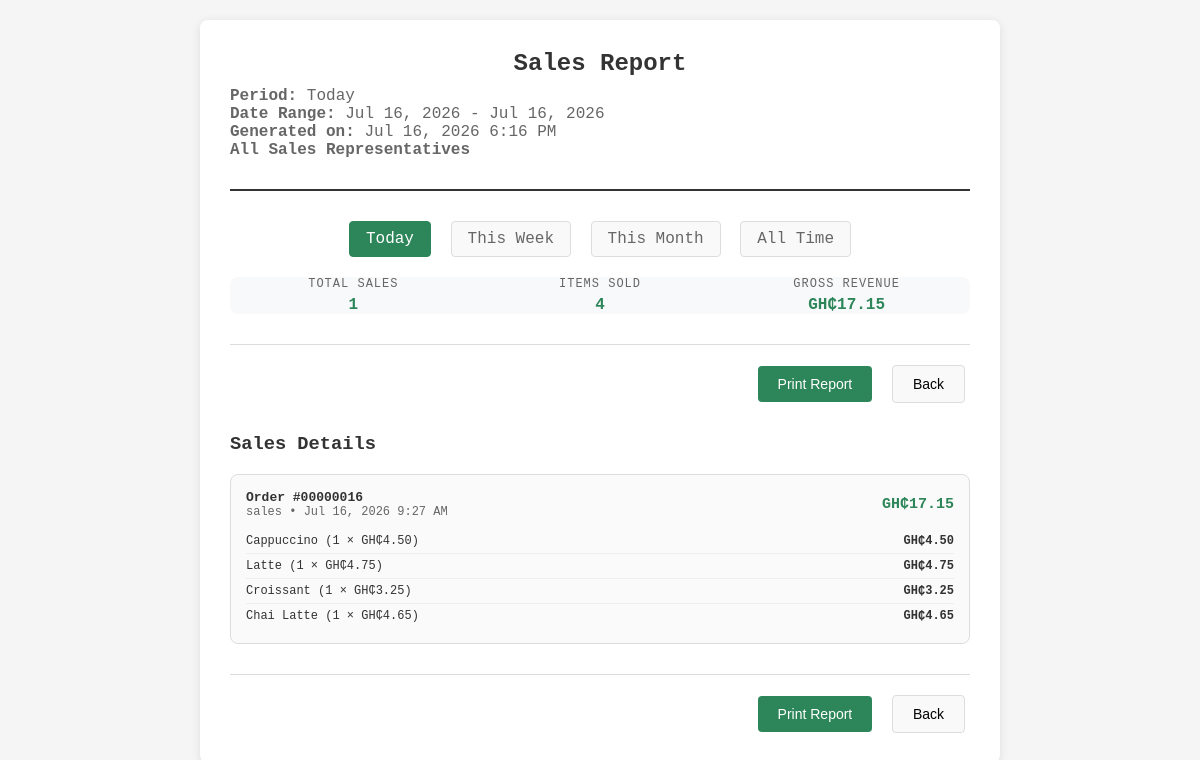
The page /sales_report.php (signed in) on the database its author committed.
### tables this page shows
CREATE TABLE order_items (
            id INTEGER PRIMARY KEY,
            order_id INTEGER NOT NULL,
            product_id INTEGER NOT NULL,
            name TEXT NOT NULL,
            price REAL NOT NULL,
            quantity INTEGER NOT NULL,
            subtotal REAL NOT NULL,
            FOREIGN KEY(order_id) REFERENCES orders(id)
        );

### inc/functions.php (called while the page is built, shortened)
<?php
function current_user() {
    return $_SESSION['user'] ?? null;
}

### sales_report.php (the view, shortened to what this page needs)
<?php
require_once __DIR__ . '/inc/functions.php';
$user = current_user();
$period = $_GET['period'] ?? 'day';
$periods = ['day' => 'Today', 'week' => 'This Week', 'month' => 'This Month', 'all' => 'All Time'];
$now = new DateTime();
$startDate = clone $now;
$endDate = clone $now;
switch ($period) {
    case 'day':
        $startDate->setTime(0, 0, 0);
        $endDate->setTime(23, 59, 59);
        break;
}
$db = get_database();
if ($period === 'all') {
    $query = 'SELECT oi.id, oi.order_id, oi.product_id, oi.name, oi.price, oi.quantity, oi.subtotal,
                     o.username, o.total, o.created_at, o.status,
                     r.return_status, r.receipt_content
              FROM order_items oi
              JOIN orders o ON o.id = oi.order_id
              LEFT JOIN receipts r ON r.order_id = o.id';
} else {
    $query = 'SELECT oi.id, oi.order_id, oi.product_id, oi.name, oi.price, oi.quantity, oi.subtotal,
                     o.username, o.total, o.created_at, o.status,
                     r.return_status, r.receipt_content
              FROM order_items oi
              JOIN orders o ON o.id = oi.order_id
              LEFT JOIN receipts r ON r.order_id = o.id
              WHERE o.created_at >= :start_date AND o.created_at <= :end_date';
}
$query .= ' ORDER BY o.created_at DESC';
$stmt = $db->prepare($query);
if ($period !== 'all') {
    $stmt->bindValue(':start_date', $startDate->format('c'));
    $stmt->bindValue(':end_date', $endDate->format('c'));
}
$stmt->execute();
$salesData = $stmt->fetchAll(PDO::FETCH_ASSOC);
$groupedSales = [];
foreach ($salesData as $item) {
    $orderId = $item['order_id'];
    if (!isset($groupedSales[$orderId])) {
        $groupedSales[$orderId] = [
            'order_id' => $orderId,
            'username' => $item['username'],
            'total' => $item['total'],
            'created_at' => $item['created_at'],
            'status' => $item['status'],
            'return_status' => $item['return_status'],
            'receipt_content' => $item['receipt_content'],
            'items' => []
        ];
    }
    $groupedSales[$orderId]['items'][] = $item;
}
$totalSales = count($groupedSales);
$totalRevenue = 0;
$totalItems = 0;
foreach ($groupedSales as $order) {
    $totalRevenue += $order['total'];
    $totalItems += count($order['items']);
}
?>
<!DOCTYPE html>
<html lang="en">
<head>
</head>
<body>
  <div class="report-container">
    <div class="report-header">
      <h1 class="report-title">Sales Report</h1>
      <div class="report-meta">
        <b>Period:</b> <?php echo $periods[$period]; ?></br>
        <?php if ($period !== 'all'): ?>
        <b>Date Range:</b> <?php echo $startDate->format('M j, Y'); ?> - <?php echo $endDate->format('M j, Y'); ?><br>
        <?php else: ?>
        <b>Date Range:</b> All Time</br>
        <?php endif; ?>
        <b>Generated on: </b><?php echo date('M j, Y g:i A'); ?></br>
        <?php if ($user['role'] === 'admin'): ?>
          <b>All Sales Representatives</b>
        <?php else: ?>
          <b>Sales Rep:</b> <?php echo htmlspecialchars($user['username']); ?>
        <?php endif; ?>
      </div>
    </div>
    <div class="period-selector">
      <a href="?period=day" class="<?php echo $period === 'day' ? 'active' : ''; ?>">Today</a>
      <a href="?period=week" class="<?php echo $period === 'week' ? 'active' : ''; ?>">This Week</a>
      <a href="?period=month" class="<?php echo $period === 'month' ? 'active' : ''; ?>">This Month</a>
      <a href="?period=all" class="<?php echo $period === 'all' ? 'active' : ''; ?>">All Time</a>
    </div>
    <div class="stats-grid">
      <div class="stat-item">
        <div class="stat-label">Total Sales</div>
        <div class="stat-value"><?php echo $totalSales; ?></div>
      </div>
      <div class="stat-item">
        <div class="stat-label">Items Sold</div>
        <div class="stat-value"><?php echo $totalItems; ?></div>
      </div>
      <div class="stat-item">
        <div class="stat-label">Gross Revenue</div>
        <div class="stat-value">GH₵<?php echo number_format($totalRevenue, 2); ?></div>
      </div>
    </div>
    <div class="actions">
      <button class="print-btn" onclick="window.print()">Print Report</button>
      <button onclick="window.history.back()">Back</button>
    </div>
    <?php if (!empty($groupedSales)): ?>
      <div class="sales-list">
        <h3>Sales Details</h3>
        <?php foreach ($groupedSales as $order): ?>
          <div class="sale-item">
            <div class="sale-header">
              <div>
                <div class="sale-id">Order #<?php echo str_pad((string)$order['order_id'], 8, '0', STR_PAD_LEFT); ?></div>
                <div class="sale-meta">
                  <?php echo htmlspecialchars($order['username']); ?> •
                  <?php echo date('M j, Y g:i A', strtotime($order['created_at'])); ?>
                </div>
              </div>
              <div class="sale-total <?php echo $order['return_status'] === 'Returned' ? 'returned' : ''; ?>">
                GH₵<?php echo number_format($order['total'], 2); ?>
              </div>
            </div>
            <div class="sale-items">
              <?php foreach ($order['items'] as $item): ?>
                <div class="item-row">
                  <div class="item-name">
                    <?php echo htmlspecialchars($item['name']); ?> (<?php echo $item['quantity']; ?> × GH₵<?php echo number_format($item['price'], 2); ?>)
                  </div>
                  <div class="item-price">GH₵<?php echo number_format($item['subtotal'], 2); ?></div>
                </div>
              <?php endforeach; ?>
            </div>
          </div>
        <?php endforeach; ?>
      </div>
    <?php else: ?>
      <p style="text-align: center; color: #666; margin: 40px 0;">No sales found for this period.</p>
    <?php endif; ?>
    <div class="actions">
      <button class="print-btn" onclick="window.print()">Print Report</button>
      <button onclick="window.history.back()">Back</button>
    </div>
  </div>
</body>
</html>

### sales_report.php (style rules this page uses)
* { box-sizing: border-box; }
body { font-family: 'Courier New', monospace; margin: 0; padding: 20px; background: #f5f5f5; color: #333;center }
.report-container { max-width: 800px; margin: 0 auto; background: white; padding: 30px; border-radius: 8px; box-shadow: 0 2px 10px rgba(0,0,0,0.1); }
.report-header { text-align: center; border-bottom: 2px solid #333; padding-bottom: 20px; margin-bottom: 30px; }
.report-title { font-size: 24px; font-weight: bold; margin: 0; }
.report-meta { margin: 10px 0; color: #666; text-align:justify; }
.stats-grid { display: grid; grid-template-columns: repeat(auto-fit, minmax(150px, 1fr)); background: #f8f9fa; border-radius: 8px; }
.stat-item { text-align: center; }
.stat-label { font-size: 12px; color: #666; text-transform: uppercase; letter-spacing: 1px; }
.stat-value { font-size: 16px; font-weight: bold; color: #2d8659; margin-top: 5px; }
.sales-list { margin-top: 30px; }
.sale-item { border: 1px solid #ddd; border-radius: 8px; padding: 15px; margin-bottom: 15px; background: #fafafa; }
.sale-header { display: flex; justify-content: space-between; align-items: center; margin-bottom: 10px; }
.sale-id { font-weight: bold; font-size: 13px; }
.sale-meta { font-size: 12px; color: #666; }
.sale-total { font-size: 15px; font-weight: bold; color: #2d8659; }
.sale-items { margin-top: 10px; }
.item-row { display: flex; justify-content: space-between; padding: 5px 0; border-bottom: 1px solid #eee; }
.item-row:last-child { border-bottom: none; }
.item-name { font-weight: 500; font-size: 12px; }
.item-price { font-weight: bold; font-size: 12px; }
.actions { text-align: end; margin-top: 30px; padding-top: 20px; border-top: 1px solid #ddd; }
button { padding: 10px 20px; border: 1px solid #ddd; border-radius: 4px; background: #f9f9f9; cursor: pointer; font-size: 14px; margin: 0 5px; }
button.print-btn { background: #2d8659; color: white; border: none; }
.period-selector { text-align: center; margin-bottom: 20px; }
.period-selector a { display: inline-block; padding: 8px 16px; margin: 0 5px; text-decoration: none; color: #666; border: 1px solid #ddd; border-radius: 4px; background: #f9f9f9; }
.period-selector a.active { background: #2d8659; color: white; border-color: #2d8659; }

### rows shown on the page
order_items: name "Cappuccino", quantity "1", price "4.50", subtotal "4.50"
order_items: name "Latte", quantity "1", price "4.75", subtotal "4.75"
order_items: name "Croissant", quantity "1", price "3.25", subtotal "3.25"
order_items: name "Chai Latte", quantity "1", price "4.65", subtotal "4.65"

### other values the page prints
$periods[$period] "Today"
$startDate->format('M j, Y') "Jul 16, 2026"
$endDate->format('M j, Y') "Jul 16, 2026"
$totalSales "1"
$totalItems "4"
$totalRevenue "17.15"
str_pad((string)$order['order_id'], 8, '0', STR_PAD_LEFT) "00000016"
$order['username'] "sales"
date('M j, Y g:i A', strtotime($order['created_at'])) "Jul 16, 2026 9:27 AM"
$order['total'] "17.15"
